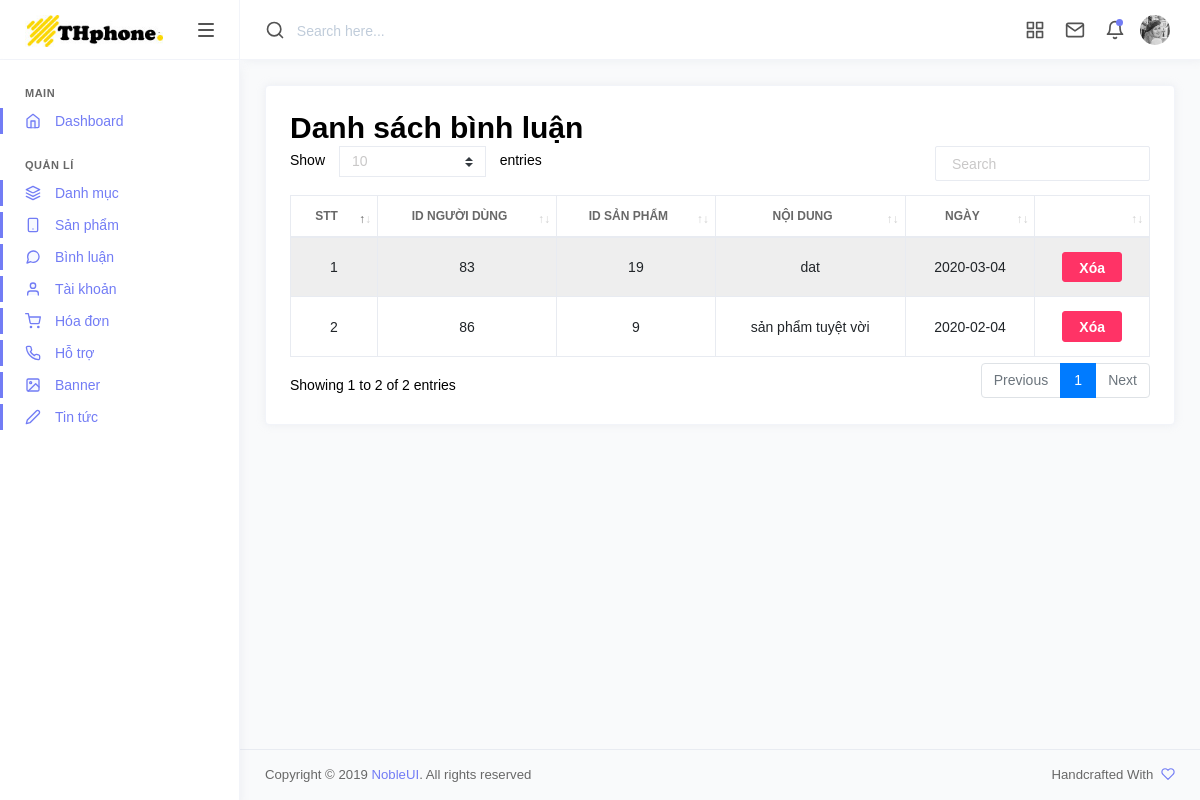
The app's page /admin.php?act=qlbl with its own data.
### tables this page shows
CREATE TABLE `binhluan` (
  `mabl` int(10) NOT NULL,
  `idnd` int(11) NOT NULL,
  `idsp` int(10) NOT NULL,
  `noidung` varchar(250) NOT NULL,
  `ngayBinhluan` date NOT NULL
);

### model/connect.php (called while the page is built, shortened)
<?php
  class Config
  {
    function __construct()
    {
      $this->servername = "localhost";
      $this->username = "root";
      $this->password = "";
      $this->dbname = "thphone-mas";
      $this->charset = "utf8";
      try {
        $dsn = "mysql:host=".$this->servername.";dbname=".$this->dbname.";charset=".$this->charset;
        $conn = new PDO($dsn,$this->username,$this->password);
        $conn->setAttribute(PDO::ATTR_ERRMODE, PDO::ERRMODE_EXCEPTION);
        return $conn;
      } catch (PDOException $e) {
        echo "Connect fail".$e->getMessage();
      }
    }
}
class ThaoTac extends Config
{
  function pdo_query($sql){
      $sql_args = array_slice(func_get_args(), 1);
      try{
          $conn = parent::__construct();
          $stmt = $conn->prepare($sql);
          $stmt->execute($sql_args);
          $rows = $stmt->fetchAll();
          return $rows;
      }
      catch(PDOException $e){
          throw $e;
      }
      finally{
          unset($conn);
      }
  }
}
 ?>

### model/binhluan.php (called while the page is built, shortened)
<?php
class Binhluan extends ThaoTac {
 function getList() {
  $sql = "select * from binhluan order by mabl desc";
  $stmt = parent::pdo_query($sql);
  return $stmt;
 }
}
?>

### admin/binhluan/qlbl.php (the view)
<?php
 $binhluan = new Binhluan();
 $dsbinhluan = $binhluan->getList();
?>
<div class="page-content">
   <div class="row">
      <div class="col-md-12 grid-margin stretch-card">
         <div class="card">
            <div class="card-body">
               <h3 lass="card-title" >Danh sách bình luận </h3>
               <table class="table table-bordered table-striped text-center" id="dataTableExample">
                  <thead>
                     <tr>
                        <th>STT</th>
                        <th>ID người dùng</th>
                        <th>ID sản phẩm</th>
                        <th>Nội dung</th>
                        <th>Ngày</th>
                        <th>&nbsp;</th>
                     </tr>
                  </thead>
                  <tbody>
                    <?php
                    $i = 1;
                    foreach ($dsbinhluan as $bl) {
                     ?>
                      <tr>
                         <td><?php echo $i; ?></td>
                         <td><?php echo $bl['idnd']; ?></td>
                         <td><?php echo $bl['idsp']; ?></td>
                         <td><?php echo $bl['noidung']; ?></td>
                         <td><?php echo $bl['ngayBinhluan']; ?></td>
                         <td><a href="<?php echo 'admin.php?act=qlbl&del=1&mabl=' . $bl['mabl']; ?>" class="btn btn-danger">Xóa</a></td>
                      </tr>
                      <?php
                      $i++;
                     }
                     ?>
                  </tbody>
               </table>
            </div>
         </div>
      </div>
   </div>
</div>

### records on screen
binhluan: idnd "83", idsp "19", noidung "dat", ngayBinhluan "2020-03-04"
binhluan: idnd "86", idsp "9", noidung "sản phẩm tuyệt vời", ngayBinhluan "2020-02-04"
